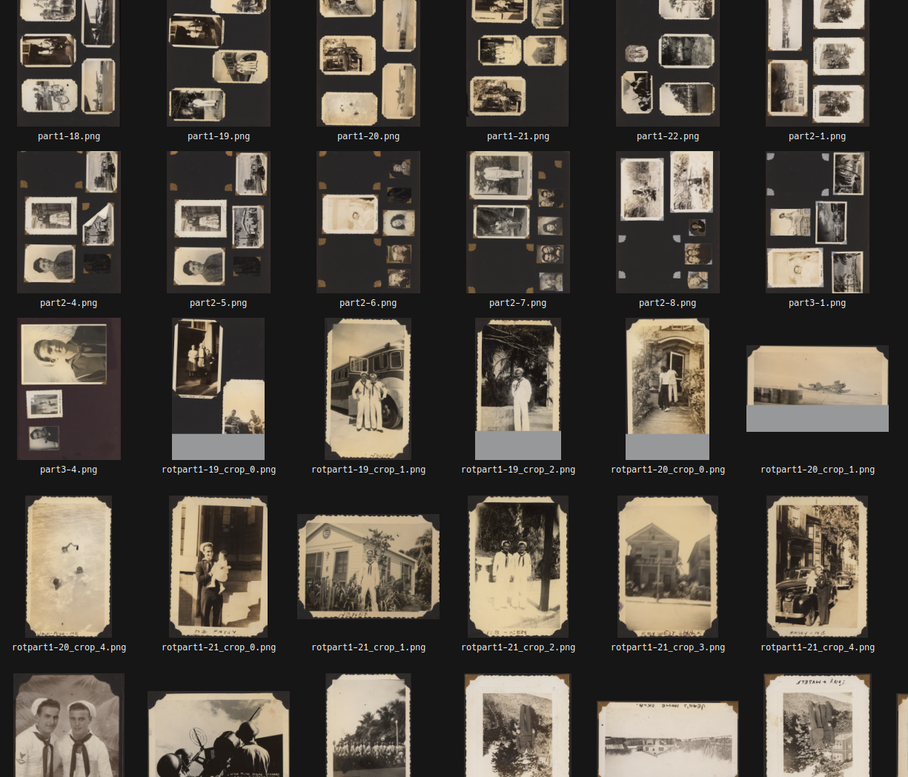
#> input picture example.png, 908 x 777 px, shrunk from 1225 x 1049 before the run
$ python -i autocrop.py   (imports and definitions only)
#> lines starting #> are read from the running program, lines starting #| are printed output that depends on the picture
#> further down, picture is the input picture: shape (777, 908, 3); mean B, G, R 66.8, 75, 81.2
import scipy.ndimage as ndimage
import scipy.spatial as spatial
import imageio
import matplotlib.pyplot as plt
import matplotlib.patches as patches
import argparse
import cv2
import os
from PIL import Image

class BBox(object):
    # [30 lines left out: functions __init__, taxicab_diagonal, overlaps, __eq__, not called in this run]

def find_paws(data, smooth_radius = 5, threshold = 0.0001):
    # https://stackoverflow.com/questions/4087919/how-can-i-improve-my-paw-detection
    """Detects and isolates contiguous regions in the input array"""
#> called with smooth_radius = 5, threshold = 0.0001
    # Blur the input data a bit so the paws have a continous footprint
    data = ndimage.uniform_filter(data, smooth_radius)
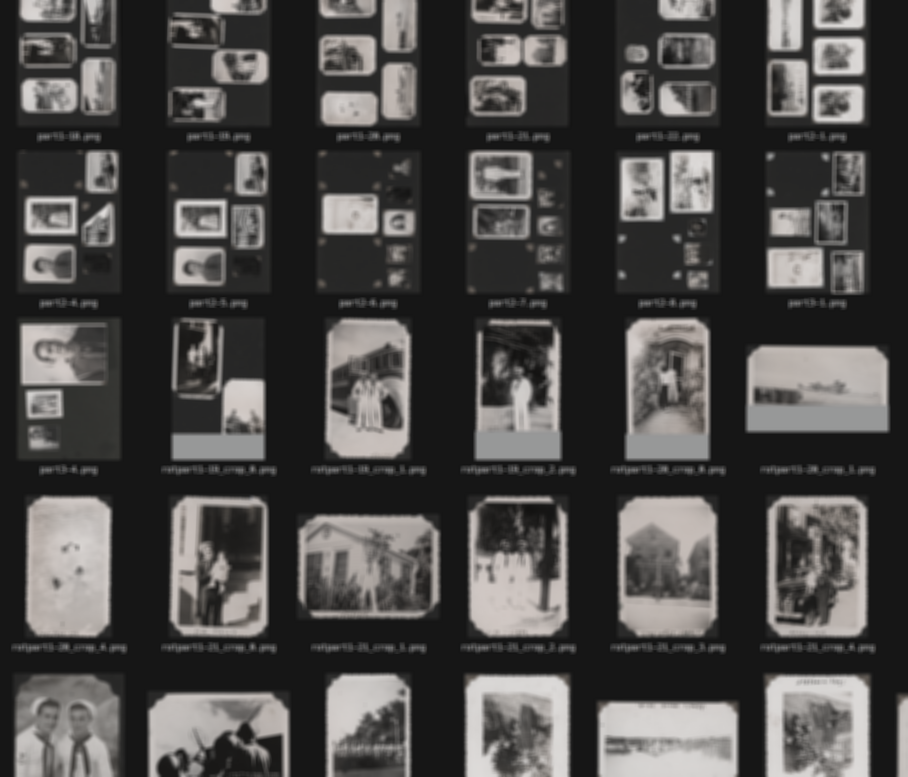
#> data: shape (777, 908, 3); mean of channels 0, 1, 2 72.2, 73.5, 75.1; drawn as B, G, R
    # Threshold the blurred data (this needs to be a bit > 0 due to the blur)
    thresh = data > threshold
#> thresh: shape (777, 908, 3) bool; every value is 1
    # Fill any interior holes in the paws to get cleaner regions...
    filled = ndimage.morphology.binary_fill_holes(thresh)
    # Label each contiguous paw
    coded_paws, num_paws = ndimage.label(filled)
#> coded_paws: shape (777, 908, 3) int32; every value is 1
#> num_paws = 1
    # Isolate the extent of each paw
    # find_objects returns a list of 2-tuples: (slice(...), slice(...))
    # which represents a rectangular box around the object
    data_slices = ndimage.find_objects(coded_paws)
#> data_slices = 1 item
    return data_slices

# [47 lines left out: functions slice_to_bbox, remove_overlaps, not called in this run]

# [69 lines not run here, left out]

>>> import cv2
>>> picture = cv2.imread('example.png')
>>> result = find_paws(picture)
#> result = 1 item
